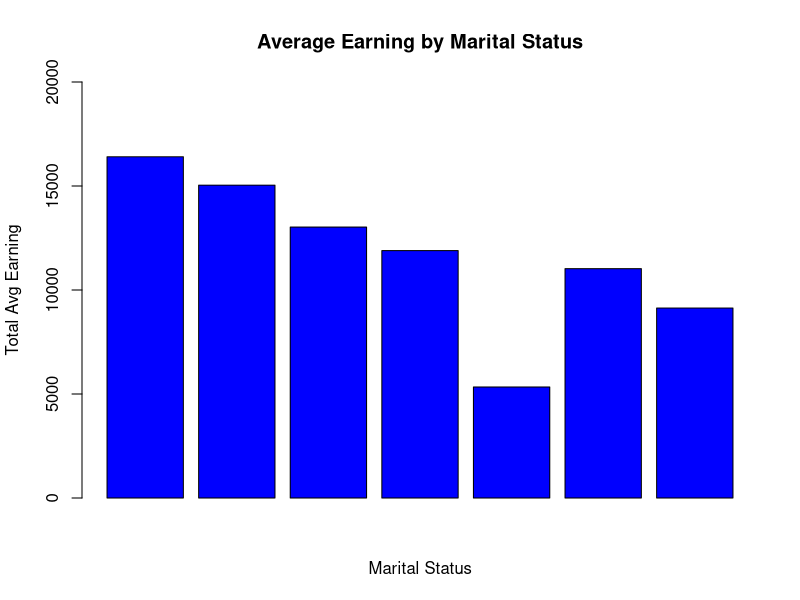
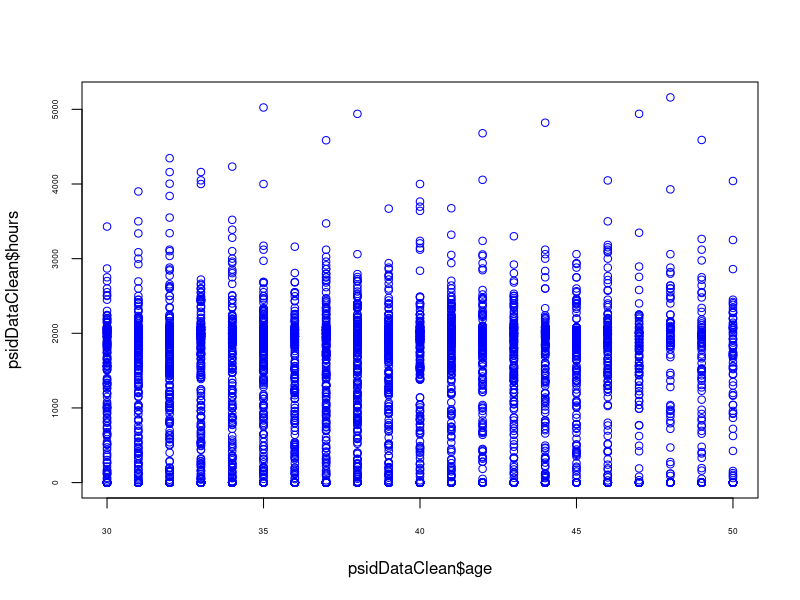
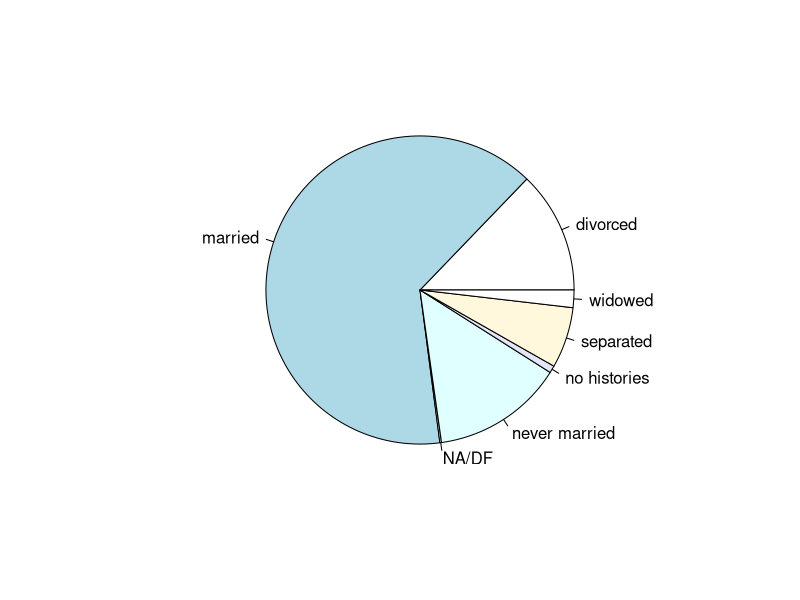
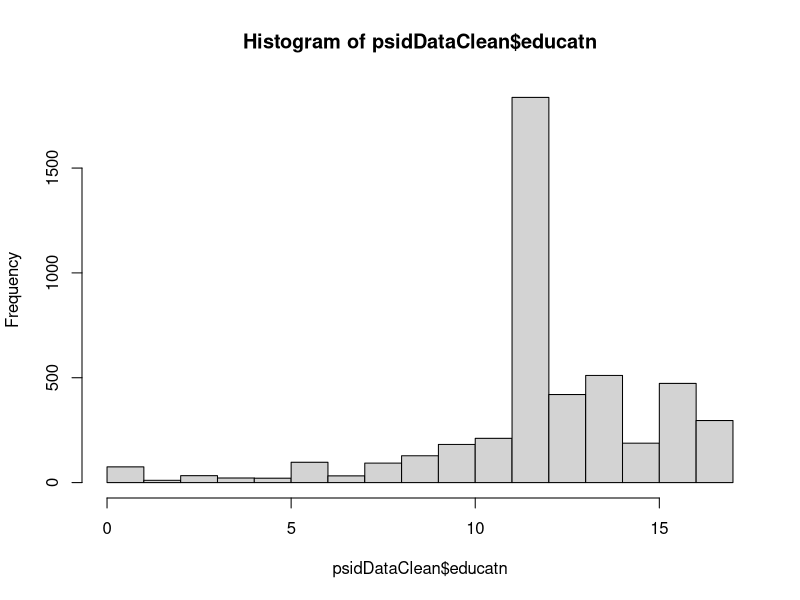
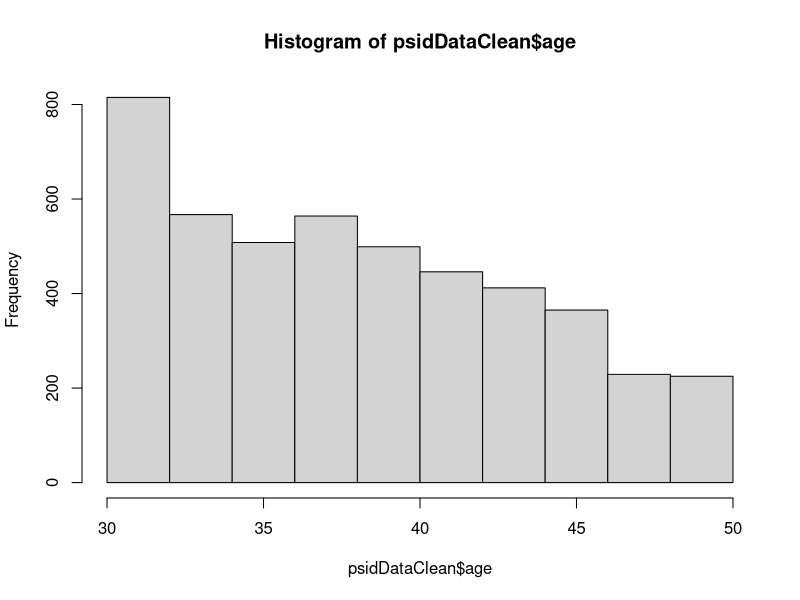
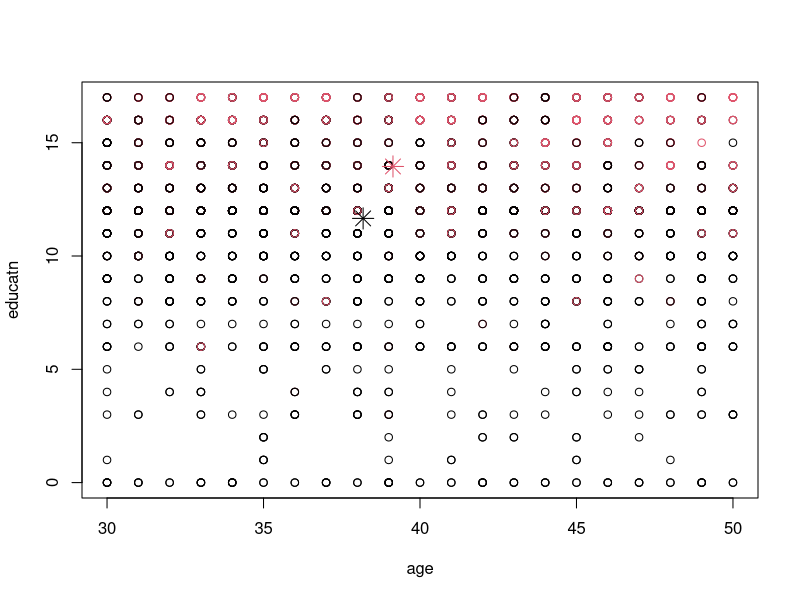
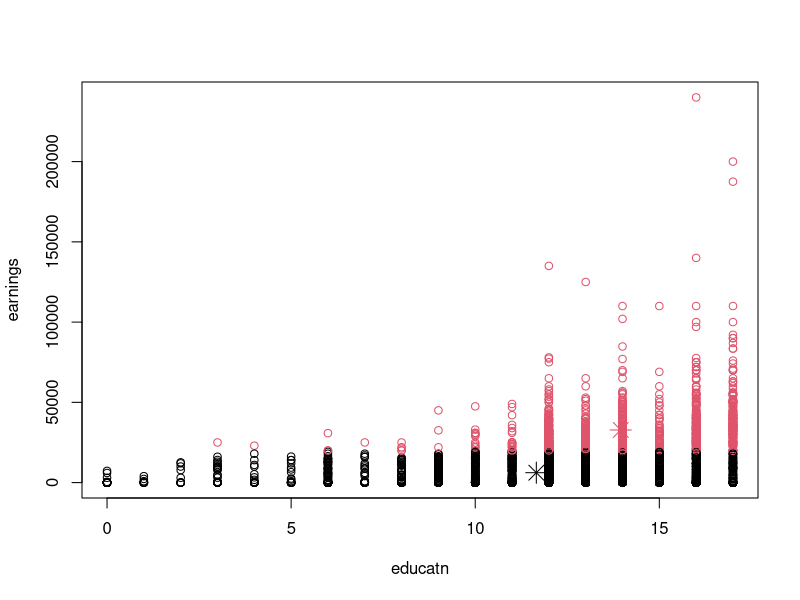
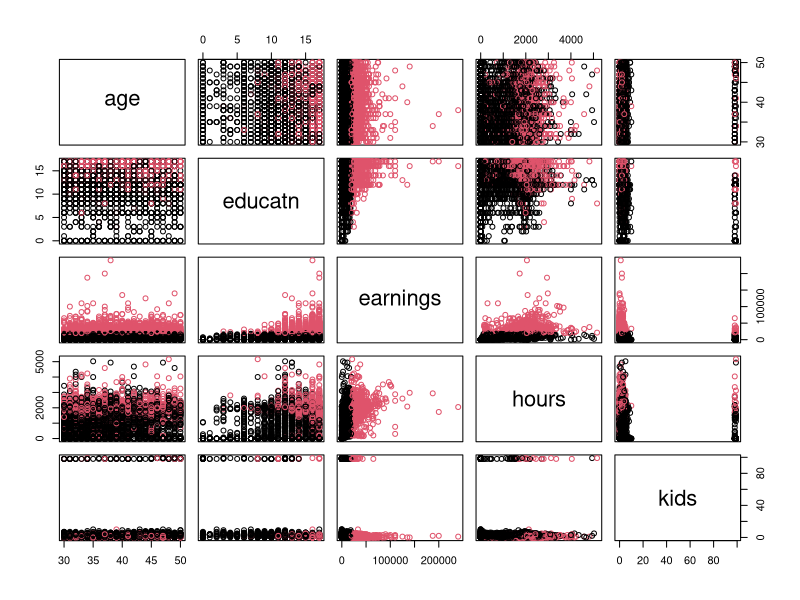

Write R code to recreate these figures, in order. (Note: this script raises an error after producing the figures.)

psidRawData = read.csv("PSID.csv", header = TRUE)

# check whether their is row data
which(is.na(psidRawData), arr.ind = TRUE)

#To remove data with missing values in educatn column
psidData = psidRawData[!is.na(psidRawData$educatn),]

which(is.na(psidData), arr.ind = TRUE)

#To remove error in dataset
psidDataClean = psidData[psidData$kids < 97,]
nrow(psidDataClean)

#To remove error in dataset
psidDataClean = psidData[psidData$educatn < 95,]
nrow(psidDataClean)

#view summary
summary(psidData)


# average earnings - group by marital status
em = aggregate(earnings~married, psidDataClean, mean)

# variance of earnings - group by marital status
aggregate(earnings~married, psidDataClean, sd)


#Bar Chart - Average earning by marital status 
barplot(em$earnings, col=c("blue"),
        main= "Average Earning by Marital Status" ,xlab="Marital Status", ylim = c(0,20000) ,ylab="Total Avg Earning", axisnames = TRUE,cex.axis = par("cex.axis"), cex.names=par("cex.axis"))

?barplot

# average education - group by marital status
aggregate(educatn~married, psidDataClean, mean)

# variance of education - group by marital status
aggregate(educatn~married, psidDataClean, sd)



library(e1071)
skewness(psidDataClean$age)

plot(psidDataClean$age,psidDataClean$hours, col="blue", cex.axis = 0.5)

pie(table(psidDataClean$married))


hist(psidDataClean$educatn)

hist(psidDataClean$age)

# K- Means
kc = kmeans(psidDataClean[,4:8], 2)
kc

plot(psidDataClean[,4:5], col=kc$cluster)
points(kc$centers[,1:2], col=1:2,pch=8,cex=2)

plot(psidDataClean[,5:6], col=kc$cluster)
points(kc$centers[,2:3],col=1:2, pch=8,cex=2)

plot(psidDataClean[,4:8], col=kc$cluster)
points(kc$centers[,3:4],col=1:2, pch=8,cex=2)


earningAvg = aggregate(earnings ~ age, psidDataClean, mean)
earningAvg

#bar chart
barplot(earningAvg$earnings, col=c("blue"),
        main= "Average Earning by Age" ,xlab="age", ylim = c(0,20000) ,ylab="Total Avg Earning", axisnames = TRUE,cex.axis = par("cex.axis"), cex.names=par("cex.axis"))


#line chart
x <- earningAvg$age
y <- earningAvg$earnings
plot(x,y, type = "l", col=c("red") )

#Kmeans
kc= kmeans(psidDataClean[4],5)
kc

plot(earningAvg, col=kc$cluster)
plot(earningAvg$age,avgEarnings$earnings)
hist(earningAvg$age)
hist(earningAvg$earnings)
earningAvg
